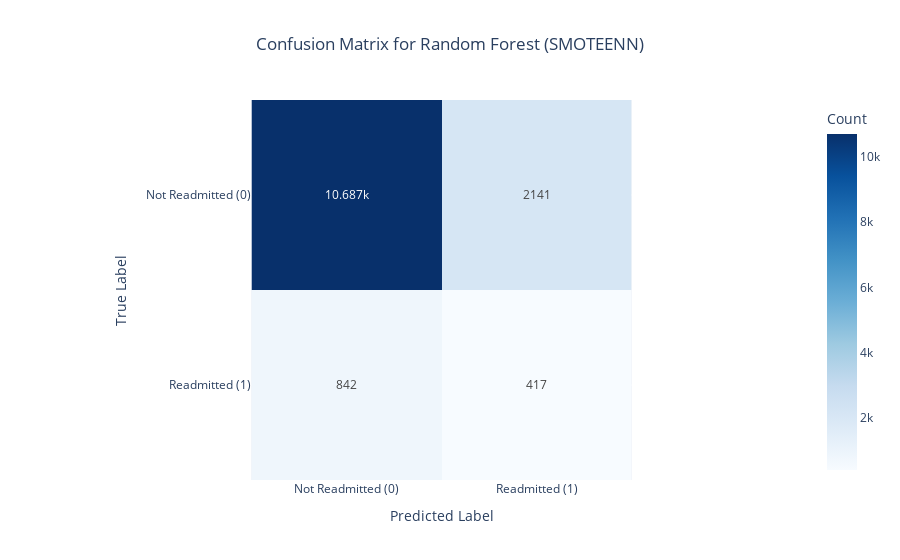
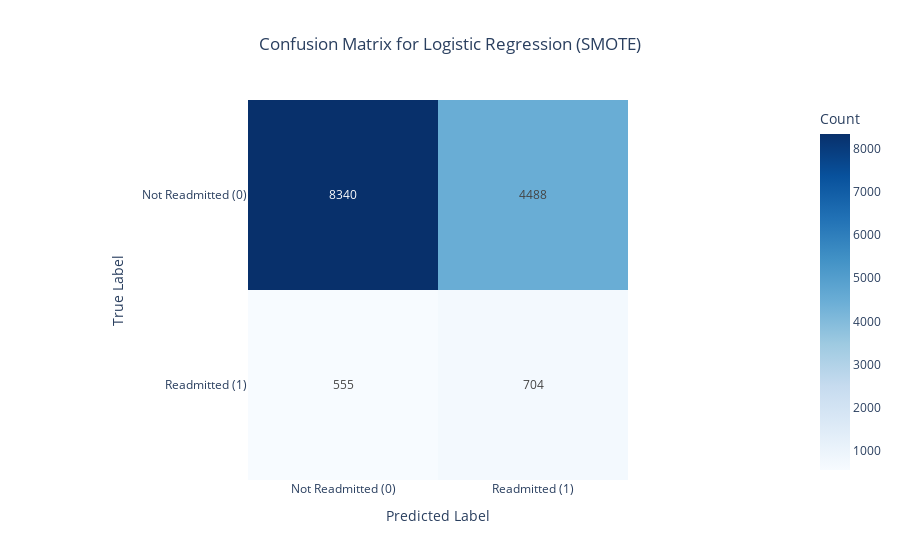
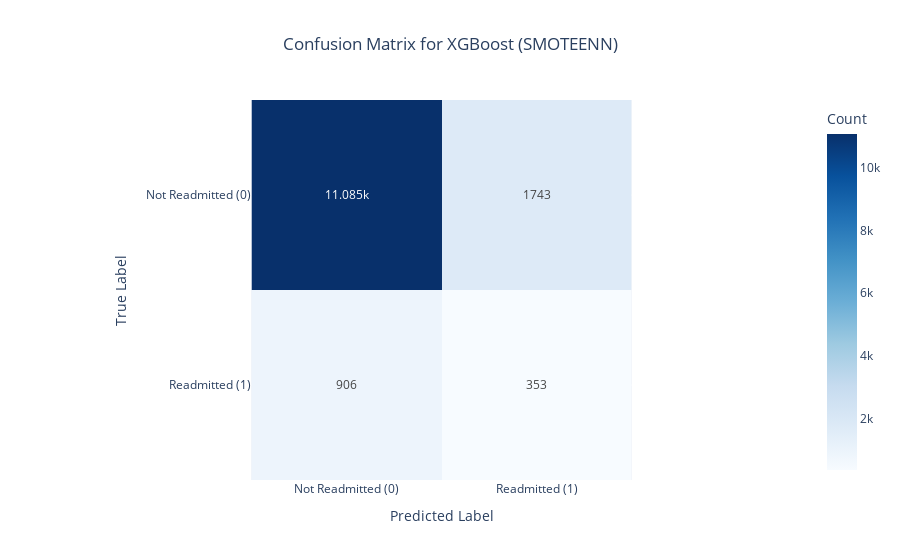

These figures' notebook cell, in order:
### Code cell
# If you haven't installed plotly yet, you can do so by running: !pip install plotly
import pandas as pd
from sklearn.metrics import classification_report, accuracy_score, confusion_matrix
import plotly.express as px

# --- Create a summary of model performance to identify the top 3 ---
results_summary = []
for model_name, model_samplers in results.items():
    for sampler_name, model_data in model_samplers.items():
        best_estimator = model_data['best_estimator']
        y_pred = best_estimator.predict(X_test)
        report = classification_report(y_test, y_pred, output_dict=True)
        
        # Safely get the F1-score for class 1
        f1_class_1 = report.get('1', {}).get('f1-score', 0)
        
        results_summary.append({
            'ModelName': model_name,
            'SamplerName': sampler_name,
            'F1-score (Class 1)': f1_class_1
        })

summary_df = pd.DataFrame(results_summary)

# Get the top 3 models
top_3_models = summary_df.sort_values(by='F1-score (Class 1)', ascending=False).head(3)

print("Plotting confusion matrices for the top 3 models based on F1-score for Class 1:")
print(top_3_models)

# --- Loop through the top 3 models and plot their confusion matrices ---
for index, row in top_3_models.iterrows():
    model_name = row['ModelName']
    sampler_name = row['SamplerName']
    
    # Get the best estimator from the results dictionary
    best_estimator = results[model_name][sampler_name]['best_estimator']
    
    # Make predictions
    y_pred = best_estimator.predict(X_test)
    
    # Create the confusion matrix
    cm = confusion_matrix(y_test, y_pred)
    
    # Create the plot with Plotly Express
    fig = px.imshow(cm,
                    labels=dict(x="Predicted Label", y="True Label", color="Count"),
                    x=['Not Readmitted (0)', 'Readmitted (1)'],
                    y=['Not Readmitted (0)', 'Readmitted (1)'],
                    text_auto=True,  # Automatically display the values on theheatmap
                    color_continuous_scale='Blues',
                    title=f'Confusion Matrix for {model_name} ({sampler_name})'
                   )
    
    fig.update_layout(title_x=0.5) # Center the title
    fig.show()

### Figure 1 — Plotly figure (JSON) as saved in the notebook; plotly's stock layout.template omitted (floating-point values rounded to 4 significant figures)
{"data": [{"coloraxis": "coloraxis", "hovertemplate": "Predicted Label: %{x}<br>True Label: %{y}<br>Count: %{z}<extra></extra>", "name": "0", "texttemplate": "%{z}", "type": "heatmap", "x": ["Not Readmitted (0)", "Readmitted (1)"], "xaxis": "x", "y": ["Not Readmitted (0)", "Readmitted (1)"], "yaxis": "y", "z": [[10687, 2141], [842, 417]]}], "layout": {"coloraxis": {"colorbar": {"title": {"text": "Count"}}, "colorscale": [[0, "rgb(247,251,255)"], [0.125, "rgb(222,235,247)"], [0.25, "rgb(198,219,239)"], [0.375, "rgb(158,202,225)"], [0.5, "rgb(107,174,214)"], [0.625, "rgb(66,146,198)"], [0.75, "rgb(33,113,181)"], [0.875, "rgb(8,81,156)"], [1, "rgb(8,48,107)"]]}, "title": {"text": "Confusion Matrix for Random Forest (SMOTEENN)", "x": 0.5}, "xaxis": {"anchor": "y", "constrain": "domain", "domain": [0, 1], "scaleanchor": "y", "title": {"text": "Predicted Label"}}, "yaxis": {"anchor": "x", "autorange": "reversed", "constrain": "domain", "domain": [0, 1], "title": {"text": "True Label"}}}}

### Figure 2 — Plotly figure (JSON) as saved in the notebook; plotly's stock layout.template omitted (floating-point values rounded to 4 significant figures)
{"data": [{"coloraxis": "coloraxis", "hovertemplate": "Predicted Label: %{x}<br>True Label: %{y}<br>Count: %{z}<extra></extra>", "name": "0", "texttemplate": "%{z}", "type": "heatmap", "x": ["Not Readmitted (0)", "Readmitted (1)"], "xaxis": "x", "y": ["Not Readmitted (0)", "Readmitted (1)"], "yaxis": "y", "z": [[8340, 4488], [555, 704]]}], "layout": {"coloraxis": {"colorbar": {"title": {"text": "Count"}}, "colorscale": [[0, "rgb(247,251,255)"], [0.125, "rgb(222,235,247)"], [0.25, "rgb(198,219,239)"], [0.375, "rgb(158,202,225)"], [0.5, "rgb(107,174,214)"], [0.625, "rgb(66,146,198)"], [0.75, "rgb(33,113,181)"], [0.875, "rgb(8,81,156)"], [1, "rgb(8,48,107)"]]}, "title": {"text": "Confusion Matrix for Logistic Regression (SMOTE)", "x": 0.5}, "xaxis": {"anchor": "y", "constrain": "domain", "domain": [0, 1], "scaleanchor": "y", "title": {"text": "Predicted Label"}}, "yaxis": {"anchor": "x", "autorange": "reversed", "constrain": "domain", "domain": [0, 1], "title": {"text": "True Label"}}}}

### Figure 3 — Plotly figure (JSON) as saved in the notebook; plotly's stock layout.template omitted (floating-point values rounded to 4 significant figures)
{"data": [{"coloraxis": "coloraxis", "hovertemplate": "Predicted Label: %{x}<br>True Label: %{y}<br>Count: %{z}<extra></extra>", "name": "0", "texttemplate": "%{z}", "type": "heatmap", "x": ["Not Readmitted (0)", "Readmitted (1)"], "xaxis": "x", "y": ["Not Readmitted (0)", "Readmitted (1)"], "yaxis": "y", "z": [[11085, 1743], [906, 353]]}], "layout": {"coloraxis": {"colorbar": {"title": {"text": "Count"}}, "colorscale": [[0, "rgb(247,251,255)"], [0.125, "rgb(222,235,247)"], [0.25, "rgb(198,219,239)"], [0.375, "rgb(158,202,225)"], [0.5, "rgb(107,174,214)"], [0.625, "rgb(66,146,198)"], [0.75, "rgb(33,113,181)"], [0.875, "rgb(8,81,156)"], [1, "rgb(8,48,107)"]]}, "title": {"text": "Confusion Matrix for XGBoost (SMOTEENN)", "x": 0.5}, "xaxis": {"anchor": "y", "constrain": "domain", "domain": [0, 1], "scaleanchor": "y", "title": {"text": "Predicted Label"}}, "yaxis": {"anchor": "x", "autorange": "reversed", "constrain": "domain", "domain": [0, 1], "title": {"text": "True Label"}}}}
